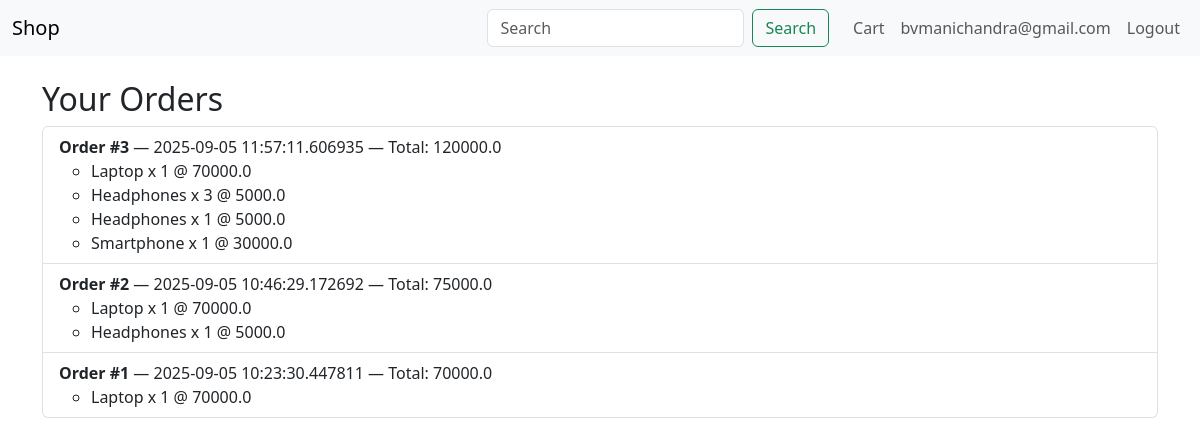
/orders (signed in), run on an earlier commit of the app's database.
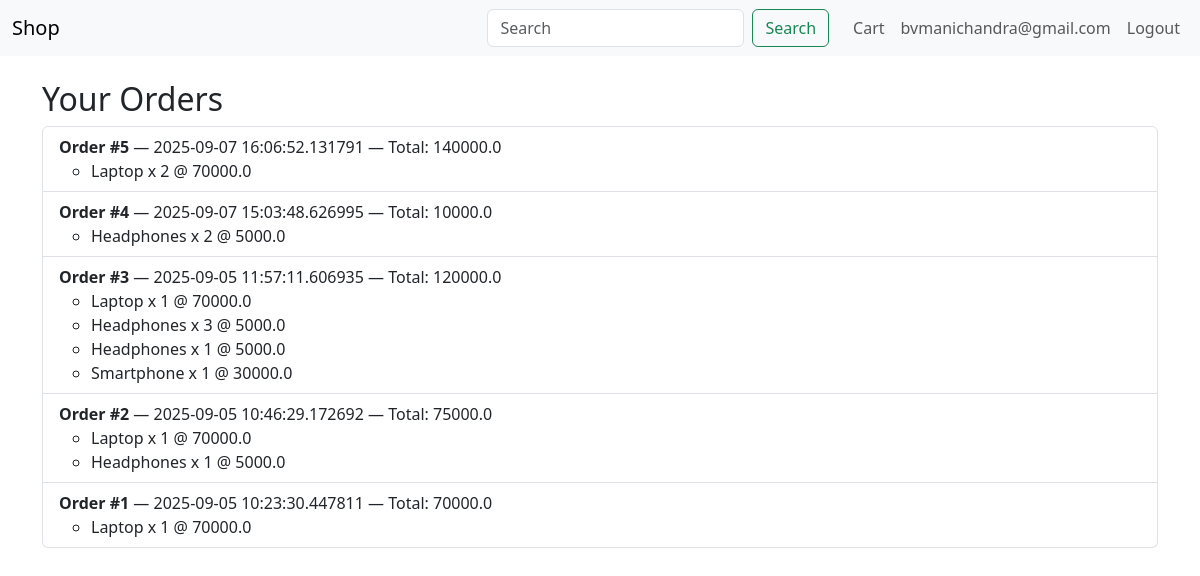
And on a later commit of the database.
### app/models.py (models this page shows, shortened)
class User(UserMixin, db.Model):
    id = db.Column(db.Integer, primary_key=True)
    email = db.Column(db.String(150), unique=True, nullable=False)
    password_hash = db.Column(db.String(256), nullable=False)
    name = db.Column(db.String(120))
    is_admin = db.Column(db.Boolean, default=False)
    orders = db.relationship('Order', backref='user', lazy=True)

class Order(db.Model):
    id = db.Column(db.Integer, primary_key=True)
    user_id = db.Column(db.Integer, db.ForeignKey('user.id'))
    created_at = db.Column(db.DateTime, default=datetime.utcnow)
    total = db.Column(db.Float)
    items = db.relationship('OrderItem', backref='order', lazy=True)

class OrderItem(db.Model):
    id = db.Column(db.Integer, primary_key=True)
    order_id = db.Column(db.Integer, db.ForeignKey('order.id'))
    product_id = db.Column(db.Integer, db.ForeignKey('product.id'))
    quantity = db.Column(db.Integer, nullable=False)
    price = db.Column(db.Float, nullable=False)
    product = db.relationship('Product')

class Product(db.Model):
    id = db.Column(db.Integer, primary_key=True)
    title = db.Column(db.String(150), nullable=False)
    description = db.Column(db.Text)
    price = db.Column(db.Float, nullable=False)
    image = db.Column(db.String(200))
    stock = db.Column(db.Integer, default=10)
    category_id = db.Column(db.Integer, db.ForeignKey('category.id'))

### app/routes.py (the view)
@main_bp.route('/orders')
@login_required
def orders():
    orders = Order.query.filter_by(user_id=current_user.id).order_by(Order.created_at.desc()).all()
    return render_template('orders.html', orders=orders)

### app/routes.py (called while the page is built)
@login_manager.user_loader
def load_user(user_id):
    return User.query.get(int(user_id))

### app/templates/orders.html
{% extends 'base.html' %}
{% block content %}
  <h2>Your Orders</h2>
  <ul class="list-group">
    {% for o in orders %}
    <li class="list-group-item">
      <strong>Order #{{ o.id }}</strong> — {{ o.created_at }} — Total: {{ o.total }}
      <ul>
        {% for it in o.items %}
        <li>{{ it.product.title }} x {{ it.quantity }} @ {{ it.price }}</li>
        {% endfor %}
      </ul>
    </li>
    {% endfor %}
  </ul>
{% endblock %}

### app/templates/base.html (shortened to what this page needs)
<!doctype html>
<html lang="en">
  <head>
    <link href="https://cdn.jsdelivr.net/npm/bootstrap@5.3.0/dist/css/bootstrap.min.css" rel="stylesheet">
    <link rel="stylesheet" href="{{ url_for('static', filename='css/style.css') }}">
  </head>
  <body>
    <nav class="navbar navbar-expand-lg navbar-light bg-light">
      <div class="container-fluid">
        <a class="navbar-brand" href="{{ url_for('main.home') }}">Shop</a>
        <div class="collapse navbar-collapse">
          <form class="d-flex ms-auto" method="get" action="{{ url_for('main.home') }}">
              <input class="form-control me-2" name="q" placeholder="Search" value="{{ q or '' }}">
              <button class="btn btn-outline-success" type="submit">Search</button>
          </form>
          <ul class="navbar-nav ms-3">
            <li class="nav-item"><a class="nav-link" href="{{ url_for('main.view_cart') }}">Cart</a></li>
            {% if current_user.is_authenticated %}
            <li class="nav-item"><a class="nav-link" href="#">{{ current_user.name or current_user.email }}</a></li>
            <li class="nav-item"><a class="nav-link" href="{{ url_for('main.logout') }}">Logout</a></li>
            {% else %}
            <li class="nav-item"><a class="nav-link" href="{{ url_for('main.login') }}">Login</a></li>
            <li class="nav-item"><a class="nav-link" href="{{ url_for('main.register') }}">Register</a></li>
            {% endif %}
          </ul>
        </div>
      </div>
    </nav>
    <div class="container mt-4">
      {% block content %}{% endblock %}
    </div>
  </body>
</html>

### app/static/css/style.css (style rules this page uses)
body { padding-bottom: 60px; }

What changed in the data, as far as the page shows it:
added Order: id "5", created_at "2025-09-07 16:06:52.131791", total "140000.0"
added OrderItem: product "Laptop", quantity "2", price "70000.0", shown under "5"
added Order: id "4", created_at "2025-09-07 15:03:48.626995", total "10000.0"
added OrderItem: product "Headphones", quantity "2", price "5000.0", shown under "4"
